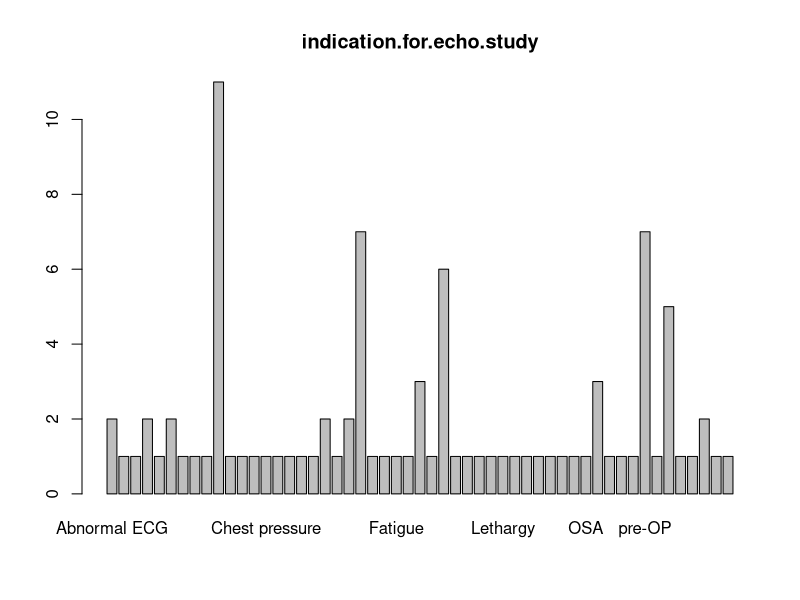
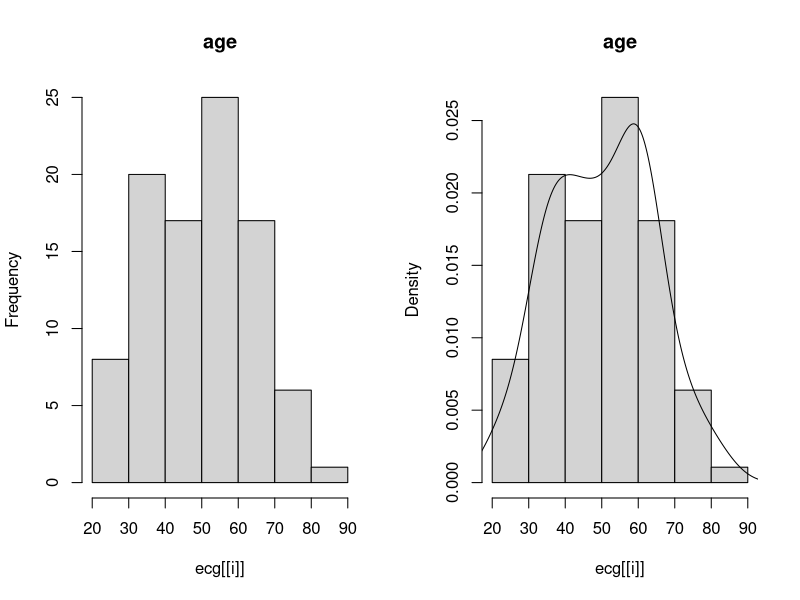
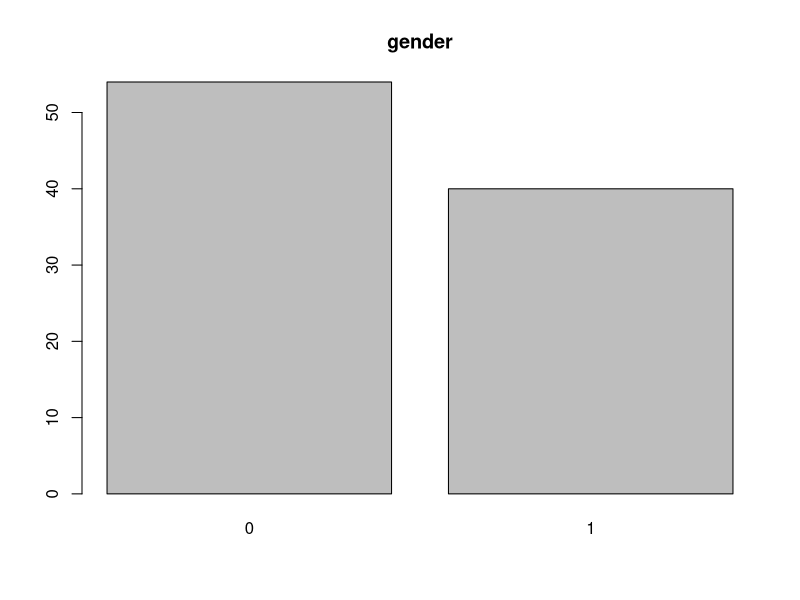
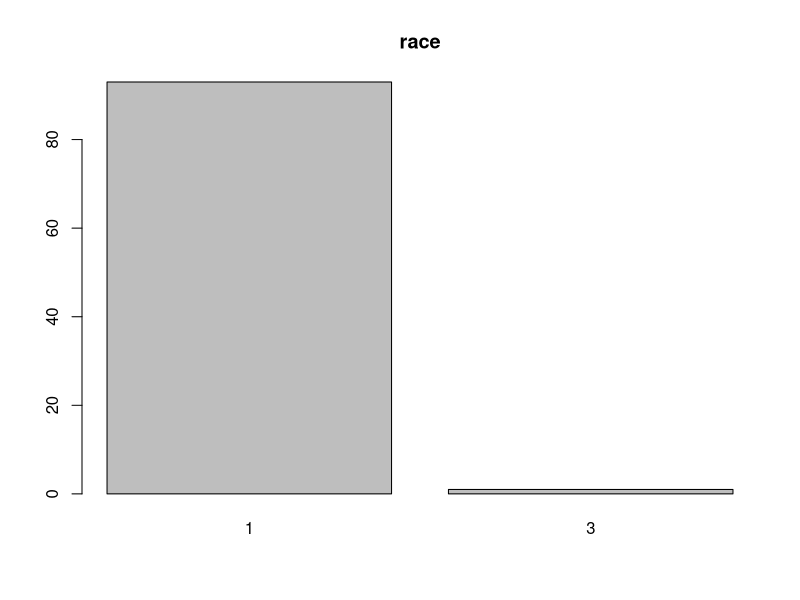
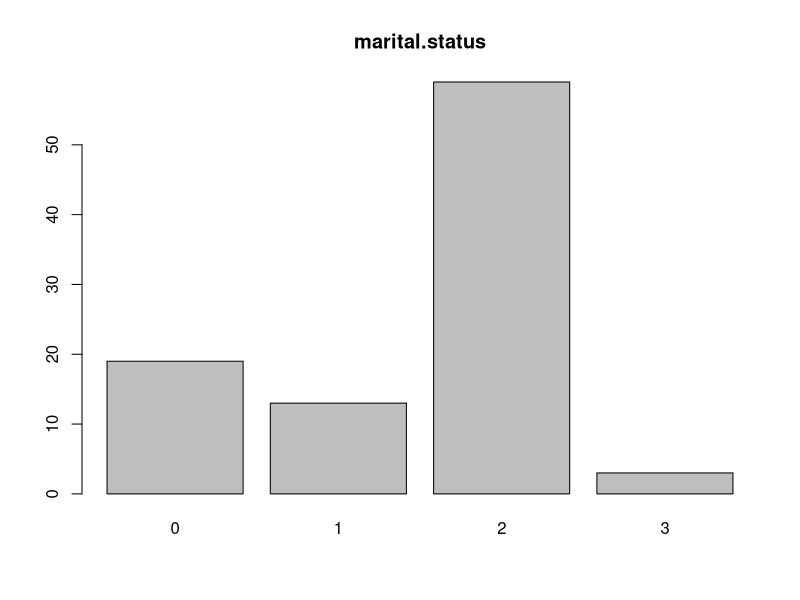
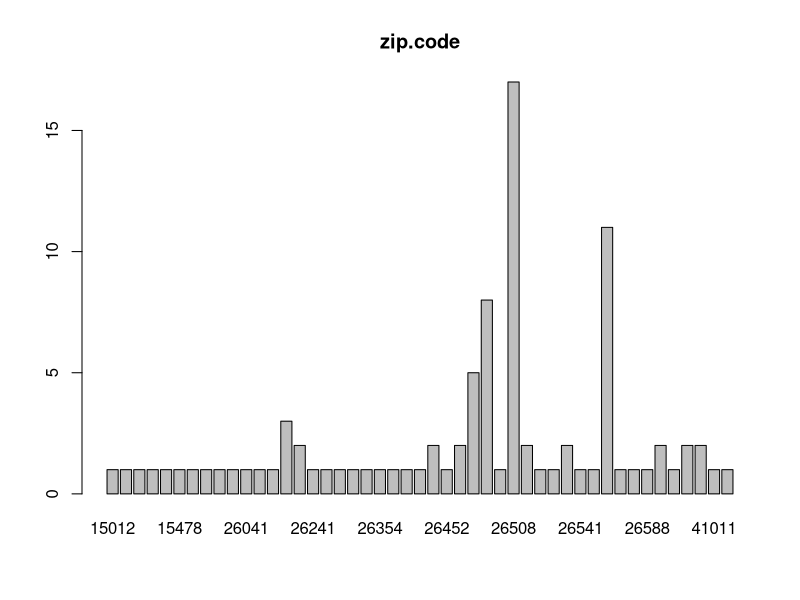
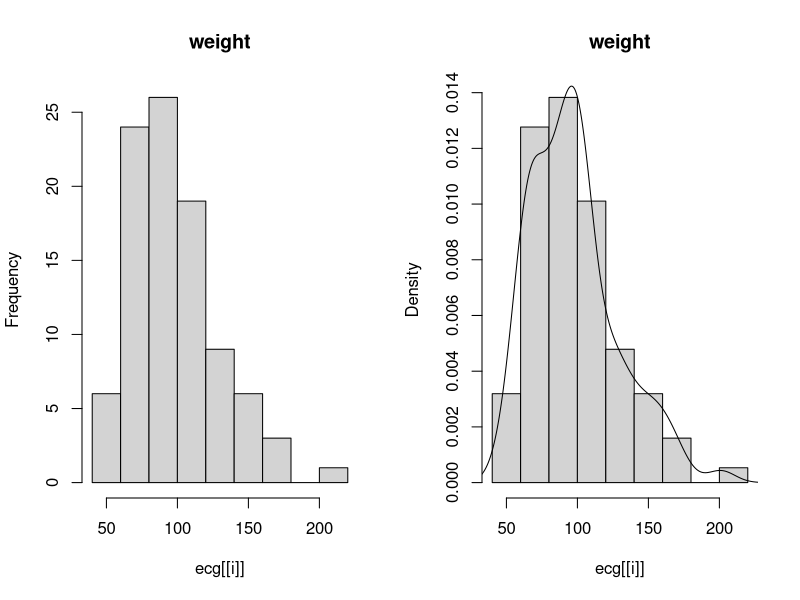
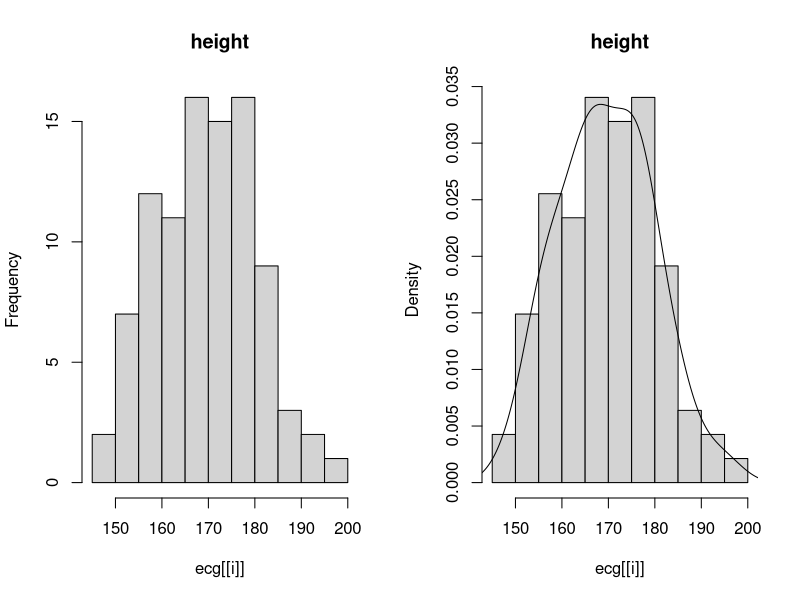

Generate these figures, in order, with R: (Note: this script raises an error after producing the figures.)
## ---- chunk 1

library(psych)


setwd("C:/Users/siris/Documents/rstudio-projects/hsECG")



## read all echo data
ecg <- read.csv("hsECG.csv", header = TRUE, sep = ",", stringsAsFactors = TRUE, na.strings = c("", " ", "NA", "N/A?", ".", "\n"))

ecg <- ecg[, -c(28,203)]



names(ecg) <- tolower(names(ecg))
names(ecg)[1] <- "trial.id"
names(ecg)[4] <- "age"
names(ecg)[9] <- "weight"
names(ecg)[10] <- "height"
names(ecg)[11] <- "bsa"
names(ecg)[12] <- "bmi"
names(ecg)[27] <- "tachycardia"
names(ecg)[28] <- "hr"
names(ecg)[29] <- "systolic"
names(ecg)[30] <- "diastolic"
names(ecg)[32] <- "o2"




factor.vars <- c(5,6,7,8,13,14,15,16,17,18,19,20,21,22,23,24,25,26,27,33,34,35,36,37,38,39,40,41,42,43,44,45,46,47,49,50,51,52,53,54,55,56,57,58,59,60,61,62,63,64,65,66,67,68,69,70,71,72,73,74,75,76,77,78,79.80,81,82,83,84,85,86,87,110,111,112,113,114,115,116,117,118,120,121,122,123,124,125,126,138,161,162,163,164,165,166,167,168,169,170,171,172,173,174,175,177,178,197,198,199,200,201)

date.vars <- c(2,48,88,109,119,127,179,195)

numeric.var <- c(4,9:12,28:32,89:108,128:134:137,139:160,176,180:194,196)

ecg[,factor.vars] <- lapply(ecg[,factor.vars], factor)
ecg[,date.vars] <- lapply(ecg[,date.vars], function(x) as.Date(x,"%m/%d/%Y"))
ecg[,numeric.var] <- lapply(ecg[,numeric.var], function(x) as.numeric(x))

#removing variables with less data
ecg <- ecg[,-c(89:95,119:126,179:201)]


is.date <- lapply(ecg, function(x) inherits(x, "Date"))

for (i in 2:length(ecg)){
  
  if(!is.date[[i]]){
    cat(names(ecg[i]),"\n")
    cat("=================\n\n")
    
    if(is.factor(ecg[[i]])){
      cat("Count\n=====")
      print(table(ecg[[i]]))
      cat("\nPercentage\n==========")
      print(prop.table(table(ecg[[i]])),4)
      cat("\n")
      barplot(table(ecg[[i]]), main=names(ecg[i]))  
    }
    else{
      summ <- describe(ecg[i])
      summ$missing <- round(mean(is.na(ecg[[i]])),4)
      
      var.summ <- cbind(summ$mean, "|", summ$median, "|", summ$sd, "|", summ$min, "|", summ$max, "|", summ$missing, "|", summ$n)
      colnames(var.summ) <- c("Mean","|", "Median","|", "Std.Dev","|", "Min","|", "Max","|", "Missing.%","|","N")
      cat("\nDescription\n===========\n")
      print(var.summ)
      cat("\n")
      par(mfrow=c(1,2))
      hist(ecg[[i]], main=names(ecg[i]))  
      
      hist(ecg[[i]], main=names(ecg[i]), probability = TRUE)
      lines(density(ecg[[i]]))
      par(mfrow=c(1,1))
    }
    cat("\n")
  }
  
}



